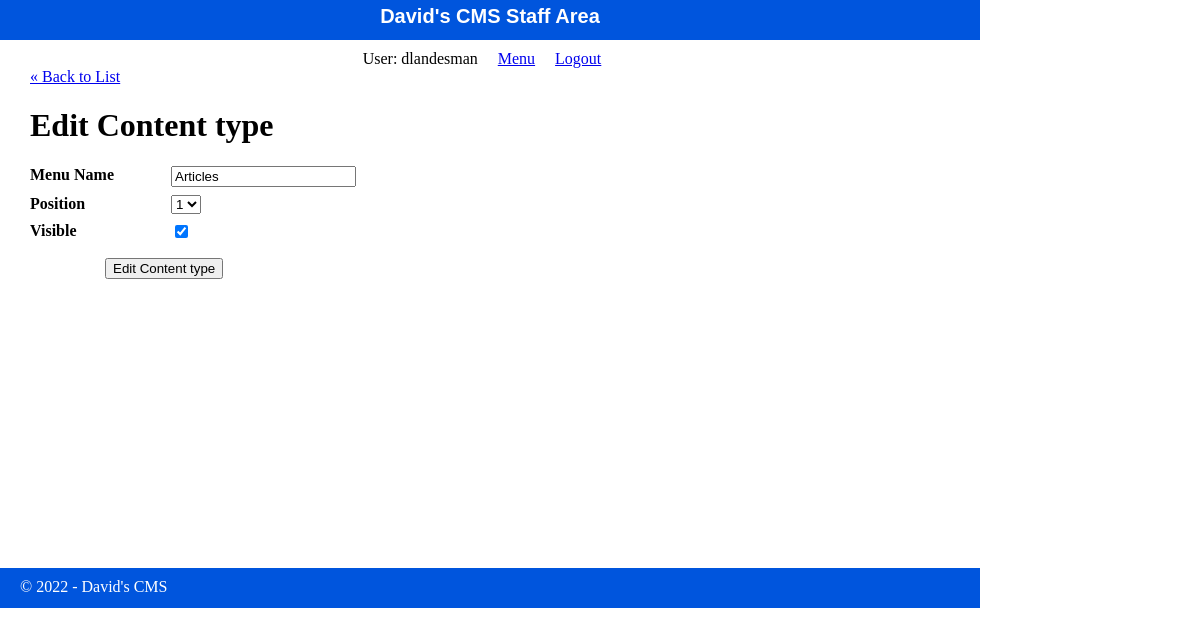
Screenshot of /staff/content_types/edit.php?id=1 (signed in) with the database file from the repository.
### tables this page shows
CREATE TABLE IF NOT EXISTS `content_types` (
  `id` int(11) NOT NULL AUTO_INCREMENT,
  `name` varchar(255) DEFAULT NULL,
  `position` int(3) DEFAULT NULL,
  `visible` tinyint(1) DEFAULT NULL,
  `slug` varchar(255) NOT NULL,
  PRIMARY KEY (`id`)
);

### private/functions.php (called while the page is built, shortened)
<?php
function get_url($script_path) {
  return WWW_ROOT . $script_path;
}
function u($string="") {
  return urlencode($string);
}
function h($string="") {
  return htmlspecialchars($string);
}
?>

### private/database.php (called while the page is built, shortened)
<?php
  function db_escape($connection, $string) {
    return mysqli_real_escape_string($connection, $string);
  }
?>

### private/query_functions.php (called while the page is built, shortened)
<?php
  function find_all_content_types($options=[]) {
    global $db;
    $sql = "SELECT * FROM content_types ";
    $sql .= "ORDER BY position ASC";
    $result = mysqli_query($db, $sql);
    return $result;
  }
  function find_content_type_by_id($id, $options=[]) {
    global $db;
    $visible = $options['visible'] ?? false;
    $sql = "SELECT * FROM content_types ";
    $sql .= "WHERE id='" . db_escape($db, $id) . "' ";
    $result = mysqli_query($db, $sql);
    $content_type = mysqli_fetch_assoc($result);
    return $content_type;
  }
?>

### public/staff/content_types/edit.php (the view, shortened to what this page needs)
<?php
require_once('../../../private/initialize.php');
$id = $_GET['id'];
if(is_post_request()) {
  $content_type = [];
  $content_type['id'] = $id;
  $content_type['name'] = $_POST['name'] ?? '';
  $content_type['position'] = $_POST['position'] ?? '';
  $content_type['visible'] = $_POST['visible'] ?? '';
  $result = update_content_type($content_type);
  if($result === true) {
    $_SESSION['message'] = 'The content_type was updated successfully.';
    redirect_to(get_url('/staff/content_types/show.php?id=' . $id));
  } else {
    $errors = $result;
  }
} else {
  $content_type = find_content_type_by_id($id);
}
$content_type_set = find_all_content_types();
$content_type_count = mysqli_num_rows($content_type_set);
?>
<?php include(COMMON_PATH . '/staff_header.php'); ?>
<div id="content">
  <a class="back-link" href="<?php echo get_url('/staff/content_types/index.php'); ?>">&laquo; Back to List</a>
  <div class="content_type edit">
    <h1>Edit Content type</h1>
    <form action="<?php echo get_url('/staff/content_types/edit.php?id=' . h(u($id))); ?>" method="post">
      <dl>
        <dt>Menu Name</dt>
        <dd><input type="text" name="name" value="<?php echo h($content_type['name']); ?>" /></dd>
      </dl>
      <dl>
        <dt>Position</dt>
        <dd>
          <select name="position">
          <?php
            for($i=1; $i <= $content_type_count; $i++) {
              echo "<option value=\"{$i}\"";
              if($content_type["position"] == $i) {
                echo " selected";
              }
              echo ">{$i}</option>";
            }
          ?>
          </select>
        </dd>
      </dl>
      <dl>
        <dt>Visible</dt>
        <dd>
          <input type="checkbox" name="visible" value="1"<?php if($content_type['visible'] == "1") { echo " checked"; } ?> />
        </dd>
      </dl>
      <div id="operations">
        <input type="submit" value="Edit Content type" />
      </div>
    </form>
  </div>
</div>
<?php include(COMMON_PATH . '/staff_footer.php'); ?>

### public/stylesheets/staff.css (style rules this page uses)
html { height: 100%; width: 100%; }
body { height: 980px; width: 100%; margin: 0; padding: 0; }
#content { width: 920px; min-height: 500px; padding: 0 30px; }
dl { clear: both; overflow: hidden; margin: 0.5em 0; }
dt { float: left; font-weight: bold; width: 125px; }
dd { float: left; margin-left: 1em; }
#operations { clear: both; margin: 1em 0 1em 75px; }

### rows the page displays
content_types: name "Articles", position "1", visible "☑"

### other values shown
SITE_NAME "David's CMS"
$_SESSION['username'] "dlandesman"
